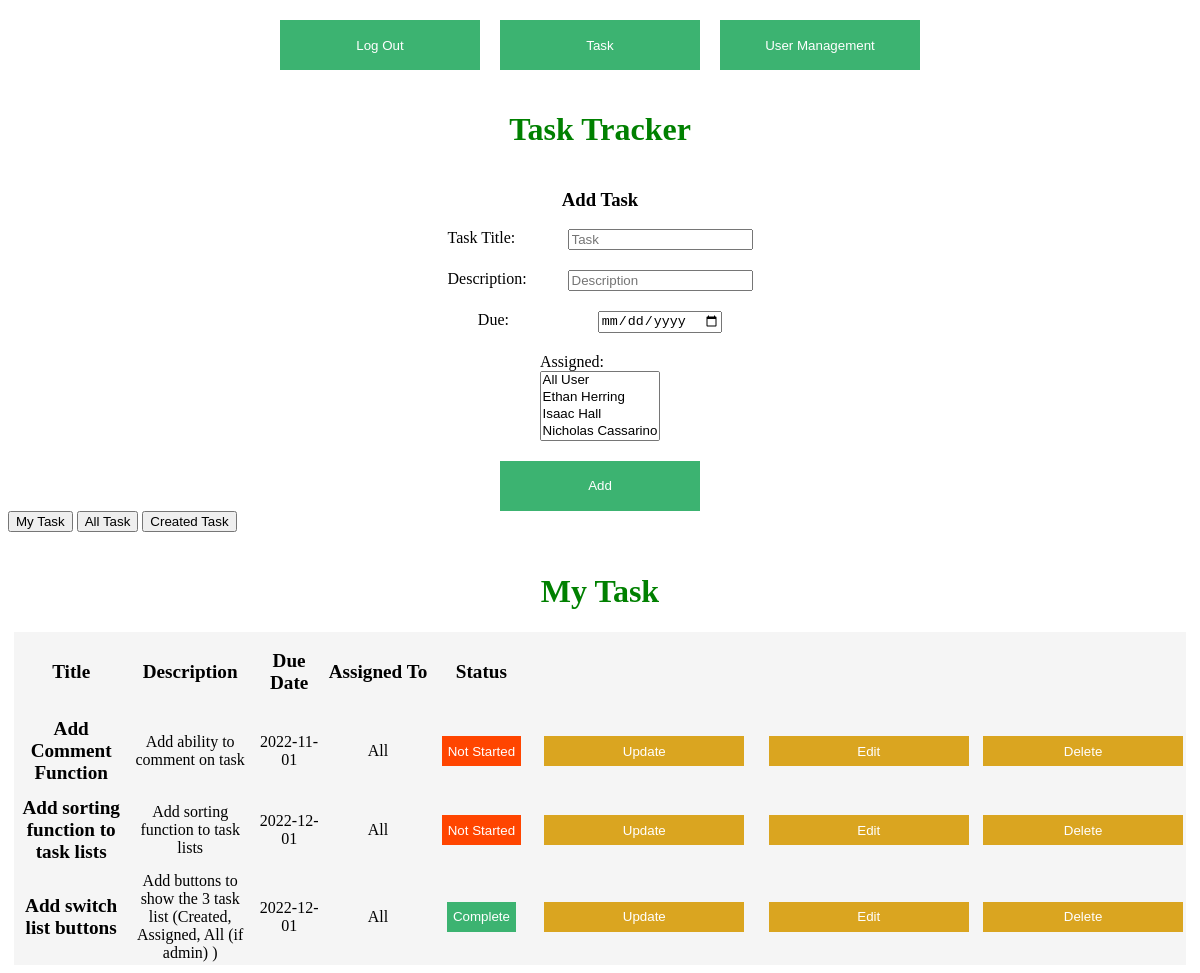
The page /task (signed in) on the database as committed earlier.
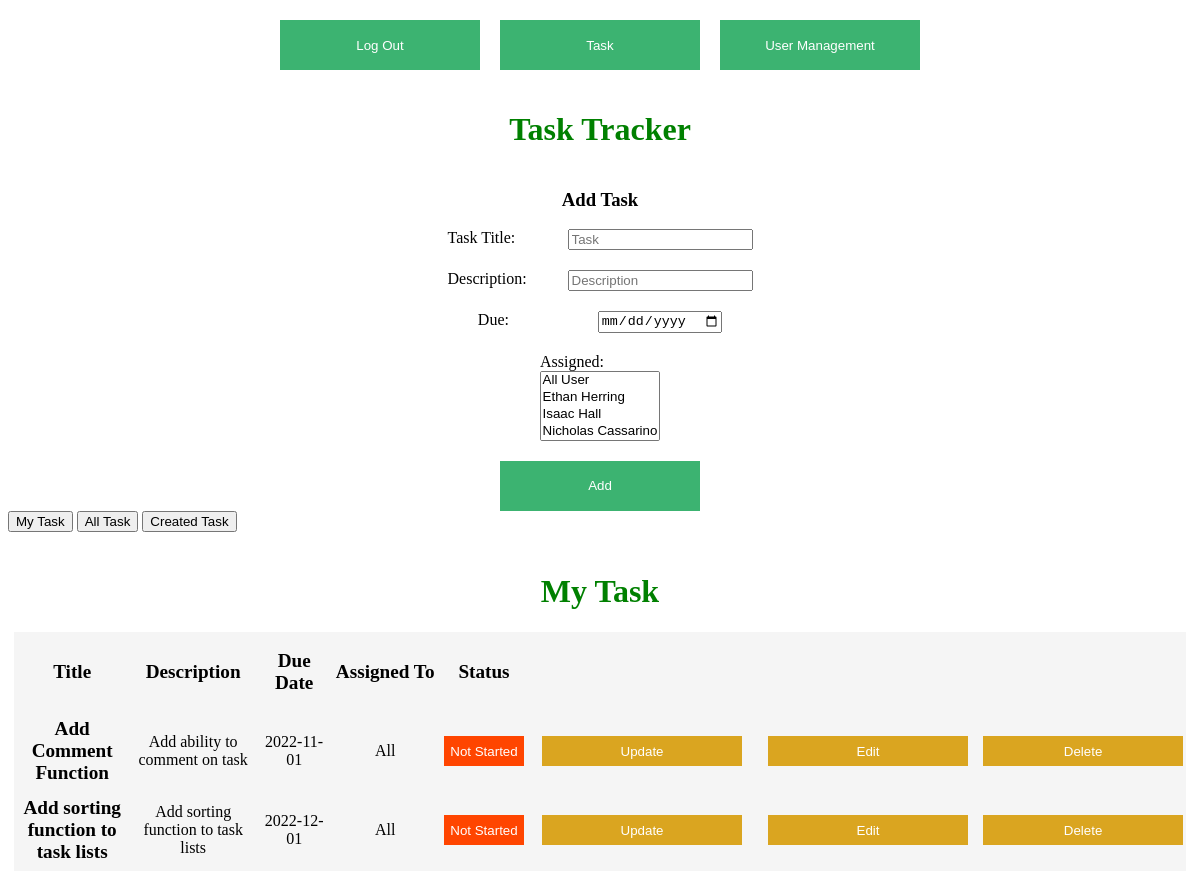
The same page on the database as committed later.
### app.py (models this page shows)
class Todo(db.Model):
    id = db.Column(db.Integer, primary_key=True)
    title = db.Column(db.String(100))
    description = db.Column(db.String(4150))
    assigned = db.Column(db.String(100))
    due = db.Column(db.Date)
    complete = db.Column(db.Integer)
    createdBy = db.Column(db.Integer)

### app.py (the view)
@app.route('/task')
def task():
    global user
    if user == User:
        return render_template('login.html', message="Please Log In To access this page")
    todo_list = Todo.query.all()
    user_list = User.query.all()
    return render_template('task.html', todo_list=todo_list, user_list=user_list, user=user)

### templates/task.html (shortened to what this page needs)
<!DOCTYPE html>
<html lang="en">
<head>
    <link rel="stylesheet" href="./static/main.css">
</head>
<body>
<div class="top-contain">
    <a href="/logout">
        <button class="top-bar">Log Out</button>
    </a>
    <a href="/task">
        <button class="top-bar">Task</button>
    </a>
    {% if user.access==1 %}
        <a href="/ViewUsers">
            <button class="top-bar">User Management</button>
        </a>{% endif %}
</div>
<div class="h">
    <h1>Task Tracker</h1>
</div>
<form action="/add" method="post">
    <div class="register-container">
        <h3>Add Task</h3>
        <div class="form-item">
            <label>Task Title:</label>
            <input required type="text" name="title" placeholder="Task">
        </div>
        <div class="form-item">
            <label>Description:</label>
            <input type="text" name="description" placeholder="Description">
        </div>
        <div class="form-item">
            <label>Due:</label>
            <input required type="date" name="due">
        </div>
        <label>Assigned:</label>
        <select required name="assigned" id="assigned" multiple>
            <option value="All">All User</option>
            {% for user in user_list %}
                <option value="{{ user.name }}">{{ user.name }}</option>
            {% endfor %}
        </select>
        <button class="submit-button" type="submit">Add</button>
    </div>
</form>
<div >
<button onclick="toggle_visibility('myTask')">My Task</button>
{% if user.access==1 %}
    <button onclick="toggle_visibility('allTask')">All Task</button>
{% endif %}
<button onclick="toggle_visibility('createdTask')">Created Task</button></div>
<div id="myTask">
    <div class="h">
        <h1>My Task</h1>
    </div>
    <div id="todo" class="todo">
        <table>
            <thead>
            <th>Title</th>
            <th>Description</th>
            <th>Due Date</th>
            <th>Assigned To</th>
            <th>Status</th>
            <th></th>
            <th></th>
            </thead>
            <tbody>
            {% for todo in todo_list %}
                <tr>
                    {% if user.name in todo.assigned or todo.assigned=="All" %}
                        <td class="title">{{ todo.title }}</td>
                        <td>{{ todo.description }}</td>
                        <td>{{ todo.due }}</td>
                        <td>{{ todo.assigned }}</td>
                        <td>{% if todo.complete == 0 %}
                            <button class="notStarted">Not Started</button>
                        {% elif todo.complete == 1 %}
                            <button class="inProgress">In Progress</button>
                        {% else %}
                            <button class="complete">Complete</button>
                        {% endif %}</td>
                        <td><a href="/update/{{ todo.id }}">
                            <button>Update</button>
                        </a></td>
                        {% if todo.createdBy == user.id or user.access == 1 %}
                            <td><a href="/editTask/{{ todo.id }}">
                                <button>Edit</button>
                            </a></td>
                            <td><a href="/delete/{{ todo.id }}">
                                <button>Delete</button>
                            </a></td>
                        {% endif %}</tr>
                    {% endif %}
            {% endfor %}
            </tbody>
        </table>
    </div>
</div>
</body>
</html>

### static/main.css (style rules this page uses)
h1 { color: green; }
label:not(.ex) { display: block; float: left; width: 120px; }
h3 { font-weight: bold; text-align: left; }
th { font-size: larger; height: 75px; width: 550px; }
td { height: 75px; }
td > a > button { width: 200px; height: 30px; background-color: goldenrod; border-style: none; color: white; }
a { text-decoration: none; }
.todo { text-align: center; background-color: whitesmoke; width: 99%; margin-left: auto; margin-right: auto; }
.notStarted { background-color: orangered; border-style: none; color: white; height: 30px; }
.title { font-weight: bold; font-size: larger; }
.top-bar { background-color: mediumseagreen; border-style: none; color: white; height: 50px; width: 200px; margin-right: 10px; margin-left: 10px; }
.top-contain { margin-top: 20px; display: flex; justify-content: center; }
.submit-button { background-color: mediumseagreen; border-style: none; color: white; height: 50px; width: 200px; margin-top: 20px; }
.register-container { display: flex; flex-direction: column; justify-content: center; align-items: center; }
div.h { margin-top: 20px; display: flex; flex-direction: column; justify-content: center; text-align: center; }
div.form-item { margin-bottom: 20px; }

Rows that differ between the two databases and show on the page:
removed Todo: title "Add switch list buttons", description "Add buttons to show the 3 task list (Created, Assigned, All (if admin) )", due "2022-12-01", assigned "All", complete "Complete"
